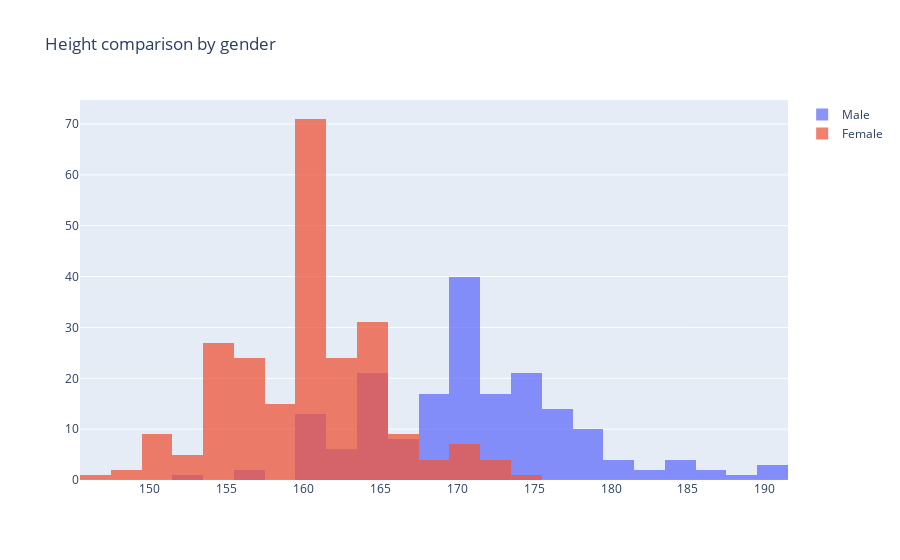

The code cell stored with this chart in its notebook:
### Code cell
# create the data 
data = [
    # men
    go.Histogram(
    x=df[df['Sex']==0]['Height'],
    opacity=0.75,
    name='Male'
),  
    # women
    go.Histogram(
    x=df[df['Sex']==1]['Height'],
    opacity=0.75,
    name='Female'
)]

# create the layout
layout = go.Layout(
    barmode='overlay',
    title="Height comparison by gender"
)

# create the figure 
fig = go.Figure(data=data, layout=layout)
fig.show()

### Figure 1 — Plotly figure (JSON) as saved in the notebook; plotly's stock layout.template omitted (floating-point values rounded to 4 significant figures; data arrays with more than 128 entries replaced by an {"elided": "..."} marker saying what was removed)
{"data": [{"name": "Male", "opacity": 0.75, "type": "histogram", "x": {"elided": "186 int values"}}, {"name": "Female", "opacity": 0.75, "type": "histogram", "x": {"elided": "234 int values"}}], "layout": {"barmode": "overlay", "title": {"text": "Height comparison by gender"}}}
